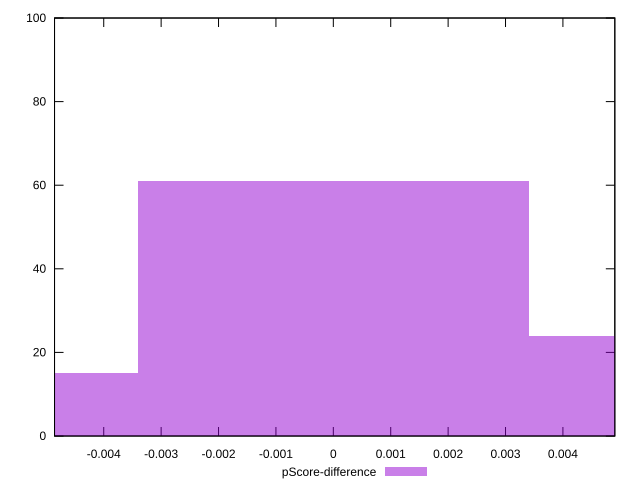

This chart was generated by the following gnuplot code:
reset

$pScoreDifference <<EOF
0 61
-0.006807208385466549 15
0.006807208385466549 24
EOF

set key outside below
set boxwidth 0.006807208385466549
set xrange [-0.0048572206220824365:0.0049043149967641225]
set yrange [0:100]
set trange [0:100]
set style fill transparent solid 0.5 noborder
set terminal svg size 640, 490 enhanced background rgb 'white'
set output "reprap/interactive/samples/pages+cached/pScore-difference/histogram.svg"

plot $pScoreDifference title "pScore-difference" with boxes

reset
